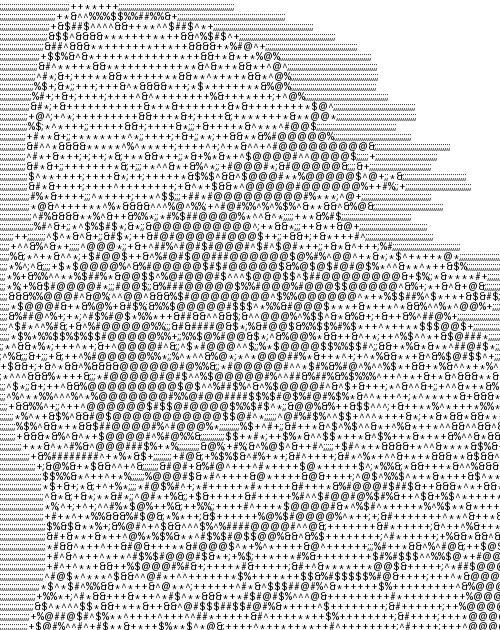
#> input picture ascii_image.jpg, 500 x 630 px
$ python ASCIIPic.py
#> lines starting #> are read from the running program, lines starting #| are printed output that depends on the picture
import PIL
from PIL import Image, ImageDraw, ImageFont

# ASCII characters used to build output text
ASCII_Chars = ["@","#","$","%","^","&","*","+",";",":",",","."]

# resizing image according to new width
def resize_image(image, new_width=100):
    width, height = image.size
    ratio = height / width / 1.65  # Adjusted ratio for better aspect in ASCII
    new_height = int(ratio * new_width)
    resized_image = image.resize((new_width, new_height))
    return(resized_image)

# convert each pixel to grayscale
def grayify(image):
    grayscale_image = image.convert("L")
    return(grayscale_image)

# convert pixels to a string of ASCII Characters
def pixel_to_ascii(image):
    pixels = image.getdata()
    characters = "".join([ASCII_Chars[pixel//25] for pixel in pixels])
    return(characters)

def save_ascii_as_image(ascii_image, font_size=10, output_file="ascii_image.jpg"):
    lines = ascii_image.split("\n")
    width = max(len(line) for line in lines) * font_size // 2
    height = len(lines) * font_size

    # Create a white background
    img = Image.new("RGB", (width, height), color="white")
    draw = ImageDraw.Draw(img)

    # Use default font
    font = ImageFont.load_default()

    # Draw ASCII art line by line
    y = 0
    for line in lines:
        draw.text((0, y), line, fill="black", font=font)
        y += font_size

    img.save(output_file)
    print(f"✅ ASCII art saved as {output_file}")


def main(new_width=100):
    # attempt to open image from user-input

#> called with new_width = 100
    path = input("Enter a valid pathname to an image:\n").strip()
#> the answer given: ascii_image.jpg

    try:
        image = PIL.Image.open(path)
#> image is the input picture: PIL image 500x630 RGB; min 0, max 255, mean 208.6
    except Exception as e:
        print(f"{path} is not a valid path. Error: {e}")
        return

    # convert image to ascii
    new_image_data = pixel_to_ascii(grayify(resize_image(image)))
#> in resize_image, `resized_image = image.resize((new_width, new_height))`:
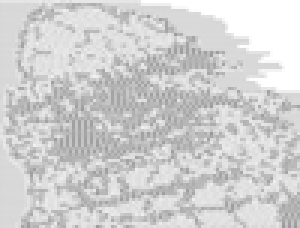
#> resized_image: PIL image 100x76 RGB (shown 3 times larger); min 152, max 255, mean 208.6

    # format
    pixel_count = len(new_image_data)
#> pixel_count = 7600
    ascii_image = "\n".join(new_image_data[i:(i+new_width)] for i in range(0, pixel_count, new_width))

    # print result
    print(ascii_image)

    # saving..,
    with open("ascii_image.txt", "w") as f:
        f.write(ascii_image)

    # save result to an image file (NEW FEATURE)
    save_ascii_as_image(ascii_image, font_size=10, output_file="ascii_image.jpg")
#> in save_ascii_as_image, `img = Image.new("RGB", (width, height), color="white")`: img: PIL image 500x760 RGB; every value is 255
#> after the loop in save_ascii_as_image, `for line in lines:`: y = 760
#> in save_ascii_as_image, `img.save(output_file)`:
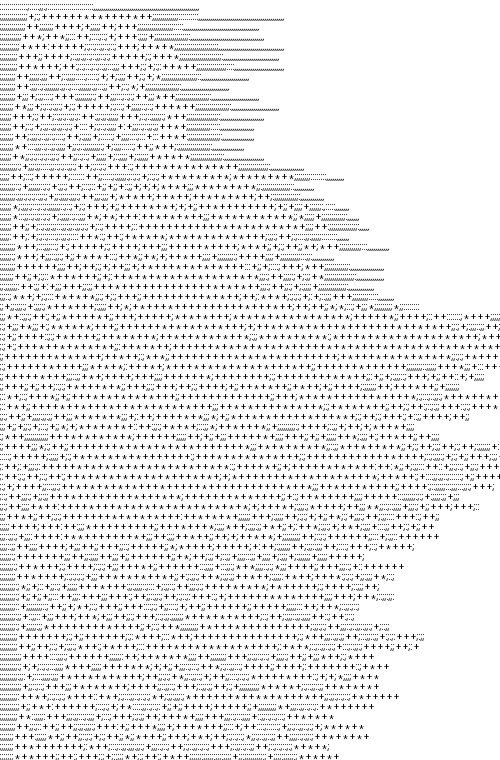
#> saved as ascii_image.jpg: PIL image 500x760 RGB; min 3, max 255, mean 233.8


if __name__ == "__main__":
    main()
